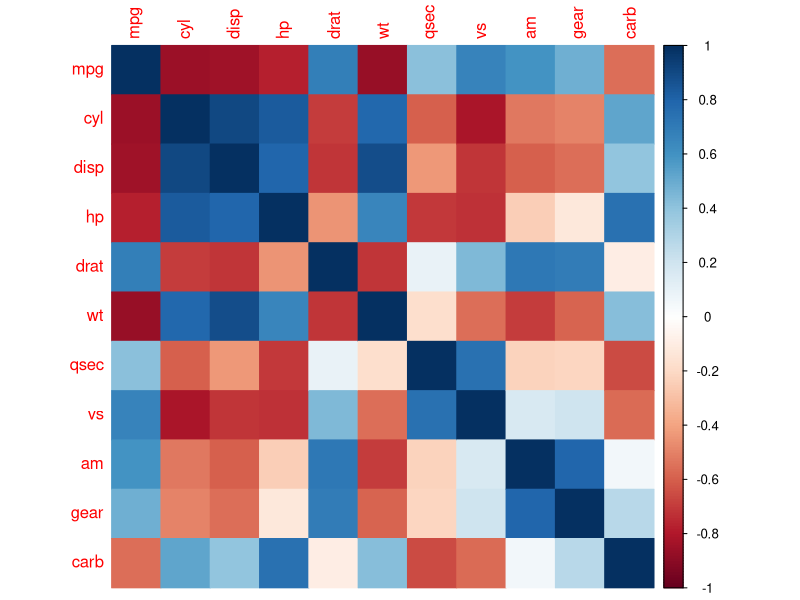

Generate this figure with R:
## ---- chunk 1

data(mtcars)


head(mtcars)

## ---- chunk 2
summary(mtcars)

## ---- chunk 3

str(mtcars)
## ---- chunk 4
colnames(mtcars)
## ---- chunk 5
#Findning if dataset has the missing values
sum(is.na(mtcars))
## ---- chunk 6
# Visualize the correlation matrix
library(corrplot)
correlation_matrix <- cor(mtcars)
corrplot(correlation_matrix, method = "color")

## ---- chunk 7


# Find the variables with the highest absolute correlation with mpg
mpg_correlation <- correlation_matrix["mpg", ]
abs_correlation <- abs(mpg_correlation)

# Sort in descending order
sorted_correlation <- sort(abs_correlation, decreasing = TRUE)

# Print the variables and their absolute correlation with mpg
cat("Absolute Correlation with mpg:\n")
cat(names(sorted_correlation), ": ", sorted_correlation, "\n")

